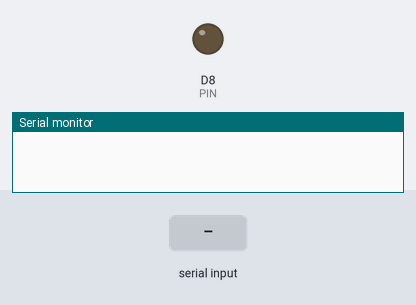
A sketch run on a simulated ESP8266 (NodeMCU). Parts: output pins drawn as LEDs (lit = HIGH), the last lines printed to the serial monitor. The inputs (shaded band) are chosen by the test bench.

Above: at 1.2 s.
1.3 s: "1" received over the second serial link
2.8 s: "0" received over the second serial link
4.3 s: "2" received over the second serial link
At 10.4 s:
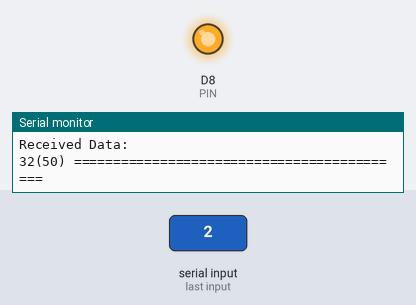
Timing chart, 0 to 11.8 s (numbered marks = the images above; inputs shaded):
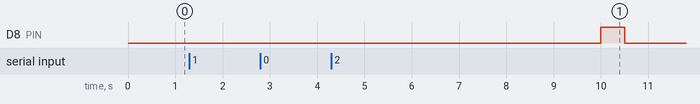

The sketch:

controlled_pin_ESP8266.ino
```cpp
#include <SoftwareSerial.h>

#define PIN D8
#define dataLength 5

SoftwareSerial uno(PIN, PIN); // Use one wire for both data input and output
bool check = true;
unsigned long lastSendTime = 0; // Save the last transmit time

unsigned long Time1;
unsigned long Time2;
unsigned long Time;

unsigned long count1;
unsigned long count2;
unsigned long count;


byte receivedData[dataLength]; // Receive buffer
int index1 = 0; //Received data index

unsigned long previousMillis = 0; // Store last message TX time
const long interval = 10000; //The delay duration (10,000 milliseconds = 10 seconds)

void setup() {
  Serial.begin(9600);
  uno.begin(2400);

  pinMode(PIN, OUTPUT);
  digitalWrite(PIN, LOW);
}

void loop() {

   unsigned long currentMillis = millis(); //Store current millis

  if (currentMillis - previousMillis >= interval) {
    // If time exceeds 10 seconds.
    previousMillis = currentMillis; // Update last TX time


        Time1 = millis();
        digitalWrite(PIN, HIGH);
        delay(500);
        Time2 = millis();
        digitalWrite(PIN, LOW);
        Time = Time2 - Time1;
        Serial.print("Sent to sensor: ");
        Serial.println(Time);

        uno.write(Time);
        uno.flush();

        pinMode(PIN, INPUT_PULLUP);
        delay(1000);
  }


  // Receive data from the sensor and display it on the Serial Monitor
  if (uno.available() > 0 ) {
    Serial.println("Received Data: ");

    while (uno.available() > 0 ) {
      receivedData[index1] = uno.read();
      index1++;
    }

    // Show the received data
    for (int i = 0; i < index1; i++) {
      Serial.print(receivedData[i],HEX);
      Serial.print("(");
      Serial.print(receivedData[i]);
      Serial.print(")");
      Serial.print(" ");
    }

    Serial.println("===========================================");
    //Reset receive index
    index1 = 0;

    pinMode(PIN, OUTPUT);
    digitalWrite(PIN, LOW);
  }
}
```
